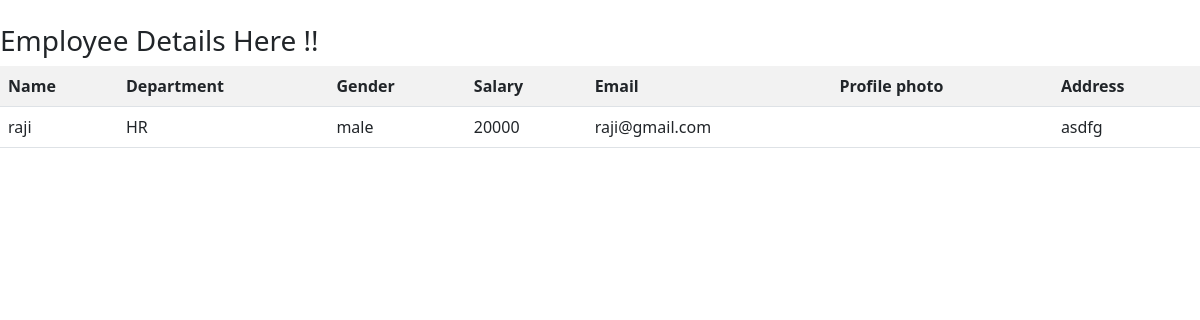
The app's page /employees/6/ with its own data.
### crm/models.py (models this page shows, shortened)
class Employee(models.Model):
    name = models.CharField(max_length=200)
    department = models.CharField(max_length=200)
    options =(
        ("male","male"),
        ("female","female")
    )
    gender = models.CharField(max_length=100,choices=options,default="male")
    salary = models.PositiveIntegerField()
    email = models.EmailField()
    profile_pic = models.ImageField(upload_to="image",null=True,blank=True)
    address = models.CharField(max_length=200)

### crm/views.py (the view)
# urls.py: path('employees/<int:pk>/',crm_views.EmployeeDetailiView.as_view(),name="emp-details"),
class EmployeeDetailiView(View):
    def get(self,request,*args,**kwargs):
        id=kwargs.get("pk")
        qs = Employee.objects.get(id=id)
        return render(request,"emp-detail.html",{"employee" :qs})

### crm/templates/emp-detail.html (shortened to what this page needs)
<!DOCTYPE html>
<html lang="en">
<head>
    <link href="https://cdn.jsdelivr.net/npm/bootstrap@5.0.2/dist/css/bootstrap.min.css" rel="stylesheet">
</head>
<body>
    <h3>Employee Details Here !!</h3>
    <table class="table table-striped">
        <tr>
            <th>Name</th>
            <th>Department</th>
            <th>Gender</th>
            <th>Salary</th>
            <th>Email</th>
            <th>Profile photo </th>
            <th>Address</th>
        </tr>
        <tr>
            <td>{{employee.name}}</td>
            <td>{{employee.department}}</td>
            <td>{{employee.gender}}</td>
            <td>{{employee.salary}}</td>
            <td>{{employee.email}}</td>
            <td>{{employee.profile_pic}}</td>
            <td>{{employee.address}}</td>
        </tr>
        </table>
</body>
</html>

### records on screen
Employee: name "raji", department "HR", gender "male", salary "20000", email "raji@gmail.com", address "asdfg"
